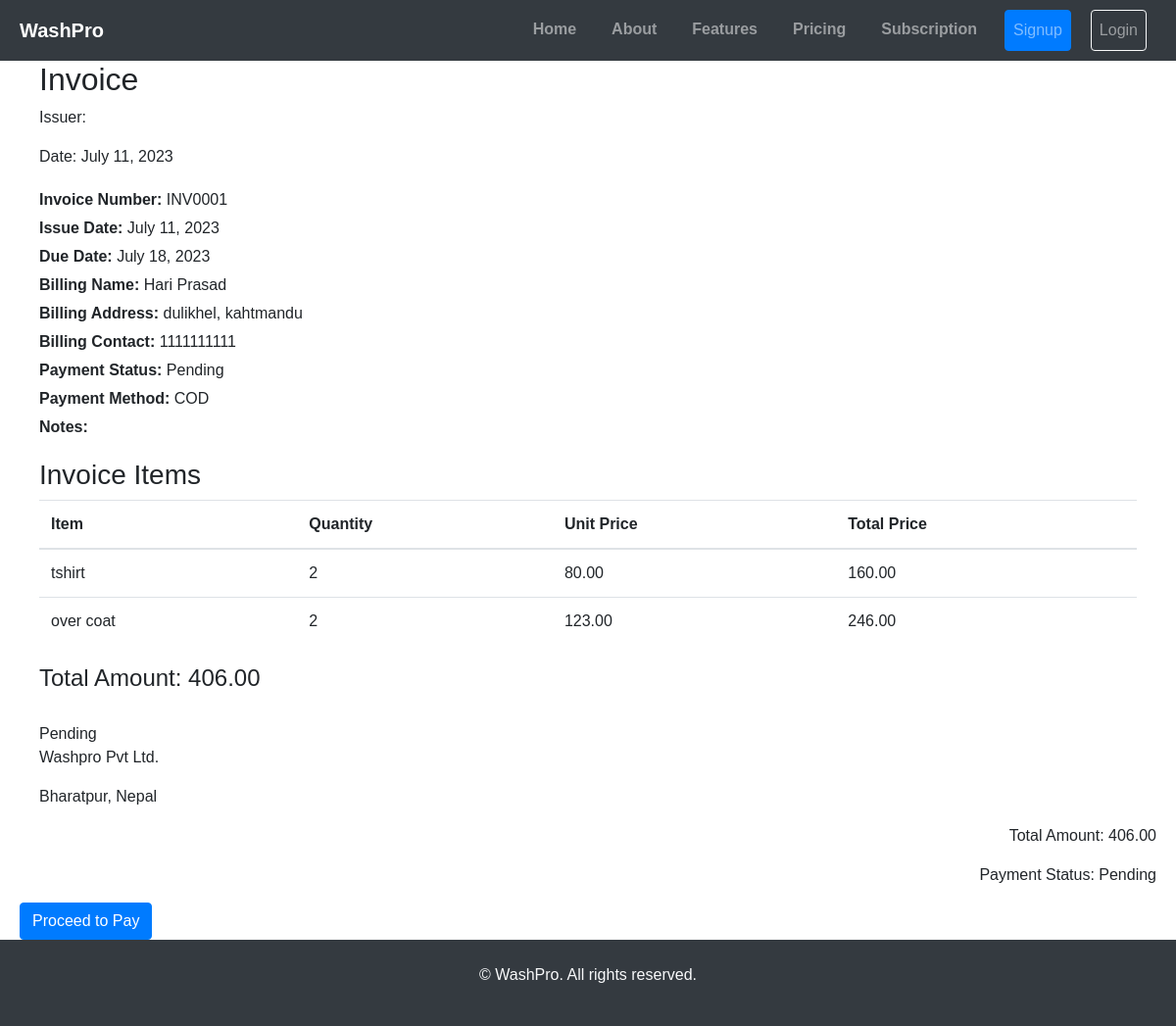
The page /dashboard/invoice/1/ on the database its author committed.
### base/models.py (models this page shows, shortened)
class Invoice(models.Model):
    order = models.OneToOneField(Order, on_delete=models.CASCADE)
    invoice_number = models.CharField(max_length=50, unique=True)
    issue_date = models.DateField()
    due_date = models.DateField()
    total_amount = models.DecimalField(max_digits=10, decimal_places=2)
    payment_status = models.CharField(max_length=20, default='Pending')
    payment_method = models.CharField(max_length=50, null=True)
    billing_name = models.CharField(max_length=100)
    billing_address = models.CharField(max_length=200)
    billing_contact = models.CharField(max_length=20)
    notes = models.TextField(blank=True)
    created = models.DateTimeField(auto_now_add=True)
    update = models.DateTimeField(auto_now=True)

class OrderItem(models.Model):
    order = models.ForeignKey(
        Order, on_delete=models.CASCADE, related_name="orderitem")
    cloth = models.ForeignKey(
        Clothes, on_delete=models.CASCADE, related_name="cloth")
    quantity = models.PositiveIntegerField()
    unit_price = models.DecimalField(max_digits=6, decimal_places=2, null=True)
    total_price = models.DecimalField(max_digits=6, decimal_places=2, null=True)

class Clothes(models.Model):
    name = models.CharField(max_length=200)
    category = models.ForeignKey(
        Cloth_Category, on_delete=models.SET_NULL, null=True)
    reg_price = models.DecimalField(max_digits=6, decimal_places=2)
    offer_price = models.DecimalField(
        max_digits=6, decimal_places=2, null=True)
    update = models.DateTimeField(auto_now=True)
    created = models.DateTimeField(auto_now_add=True)

### dashboard/views.py (the view)
# urls.py: path('invoice/<int:invoice_id>/', views.invoice_details, name='invoice_details'),
def invoice_details(request, invoice_id):
    invoice = get_object_or_404(Invoice, id=invoice_id)
    context = {
        'invoice': invoice
    }
    return render(request, 'dashboard/invoice_details.html', context)

### dashboard/custom_filters.py (called while the page is built)
@register.filter
def multiply(value, arg):
    return value * arg

### dashboard/templates/dashboard/invoice_details.html (shortened to what this page needs)
{% extends 'base.html' %}
{% load custom_filters%}
{% block content %}
<div class="container">
  <div class="invoice-details">
    <div class="invoice-header">
      <h2>Invoice</h2>
      <p>Issuer: {{ invoice.issuer_name }}</p>
      <p>Date: {{ invoice.issue_date }}</p>
    </div>
    <div class="invoice-info">
      <p><strong>Invoice Number:</strong> {{ invoice.invoice_number }}</p>
      <p><strong>Issue Date:</strong> {{ invoice.issue_date }}</p>
      <p><strong>Due Date:</strong> {{ invoice.due_date }}</p>
      <p><strong>Billing Name:</strong> {{ invoice.billing_name }}</p>
      <p><strong>Billing Address:</strong> {{ invoice.billing_address }}</p>
      <p><strong>Billing Contact:</strong> {{ invoice.billing_contact }}</p>
      <p><strong>Payment Status:</strong> {{ invoice.payment_status }}</p>
      <p><strong>Payment Method:</strong> {{ invoice.payment_method }}</p>
      <p><strong>Notes:</strong> {{ invoice.notes }}</p>
    </div>
    <div class="invoice-items">
      <h3>Invoice Items</h3>
      <table class="table table-hover">
        <thead>
          <tr>
            <th>Item</th>
            <th>Quantity</th>
            <th>Unit Price</th>
            <th>Total Price</th>
          </tr>
        </thead>
        <tbody>
          {% for item in invoice.order.orderitem.all %}
          <tr>
            <td>{{ item.cloth.name }}</td>
            <td>{{ item.quantity }}</td>
            <td>{{ item.cloth.offer_price }}</td>
            <td>{{ item.quantity|multiply:item.cloth.offer_price|floatformat:"2" }}</td>
          </tr>
          {% endfor %}
        </tbody>
      </table>
    </div>
    <div class="invoice-total">
      <h4>Total Amount: {{ invoice.total_amount }}</h4>
    </div>
  </div>
  {{ invoice.payment_status }}
  <div class="company-info">
    <p>Washpro Pvt Ltd.</p>
    <p>Bharatpur, Nepal</p>
  </div>
</div>
<div class="invoice-summary">
  <p class="text-right">Total Amount: {{ invoice.total_amount }}</p>
  <p class="text-right">Payment Status: {{ invoice.payment_status }}</p>
</div>
{% if invoice.payment_status == 'Pending' %}
<div class="proceed-to-pay">
  <a href="{% url 'dashboard:pay_invoice' invoice_id=invoice.id %}" class="btn btn-primary">Proceed to Pay</a>
</div>
{% endif %}
{% endblock %}

### static/base.css (style rules this page uses)
body { font-family: Arial, sans-serif; margin: 0; padding: 0; }
.container { max-width: 1200px; margin: 0 auto; padding: 0 20px; }

### templates/base.html (style rules this page uses)
html, body { height: 100%; margin: 0; }

### dashboard/templates/dashboard/invoice_details.html (style rules this page uses)
.invoice-details { margin-bottom: 30px; }
.invoice-details .invoice-header { margin-bottom: 20px; }
.invoice-details .invoice-info { margin-bottom: 20px; }
.invoice-details .invoice-info p { margin: 5px 0; }
.invoice-details .invoice-items { margin-bottom: 20px; }
.invoice-details .invoice-items table { margin-bottom: 0; }
.invoice-details .invoice-items table th, .invoice-details .invoice-items table td { vertical-align: middle; }
.invoice-details .invoice-total { margin-bottom: 20px; }
.invoice-details .invoice-total h4 { margin: 10px 0; }

### rows shown on the page
Invoice: issue_date "July 11, 2023", invoice_number "INV0001", due_date "July 18, 2023", billing_name "Hari Prasad", billing_address "dulikhel, kahtmandu", billing_contact "1111111111", payment_status "Pending", payment_method "COD", total_amount "406.00"
OrderItem: cloth.name "tshirt", quantity "2", cloth.offer_price "80.00", quantity|multiply "160.00"
OrderItem: cloth.name "over coat", quantity "2", cloth.offer_price "123.00", quantity|multiply "246.00"
